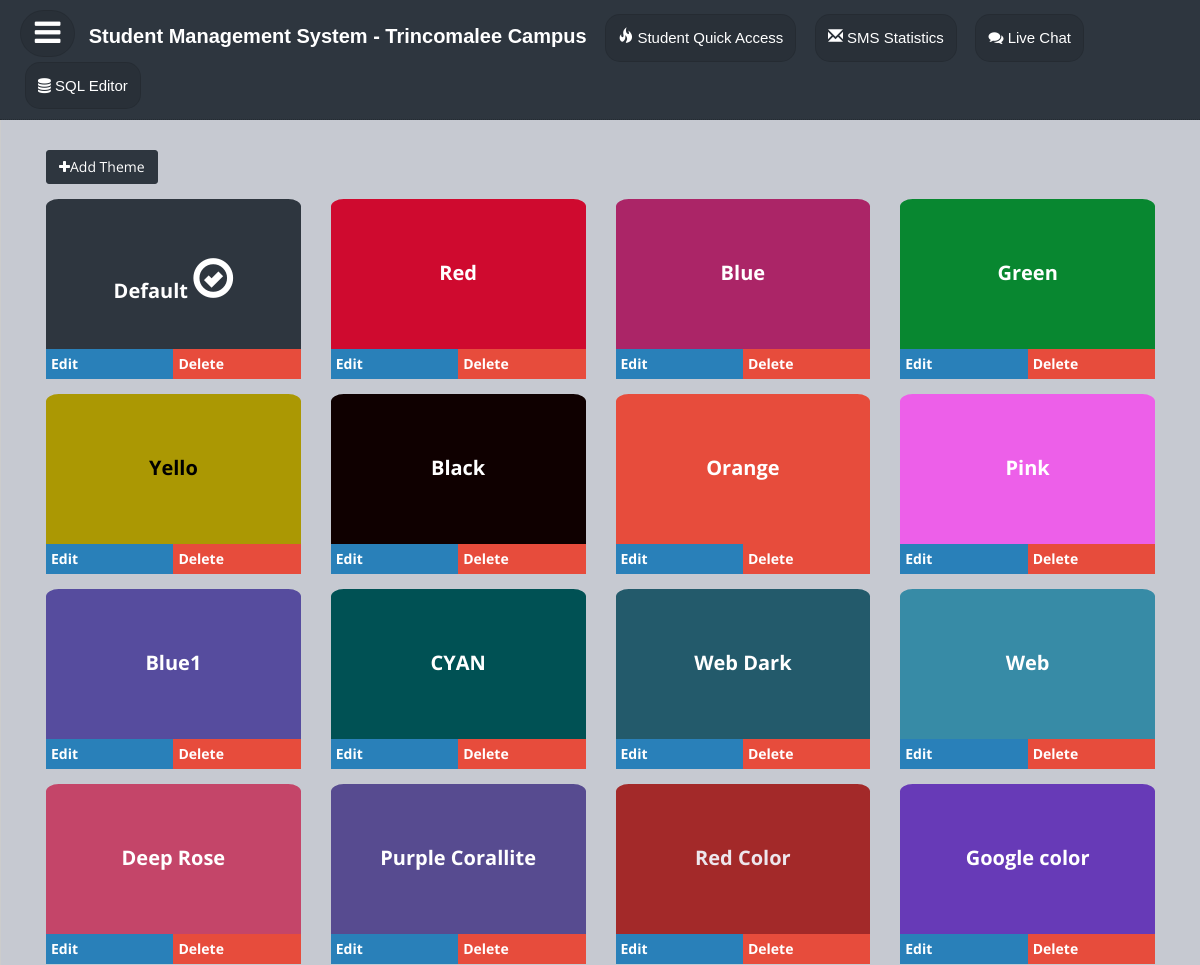
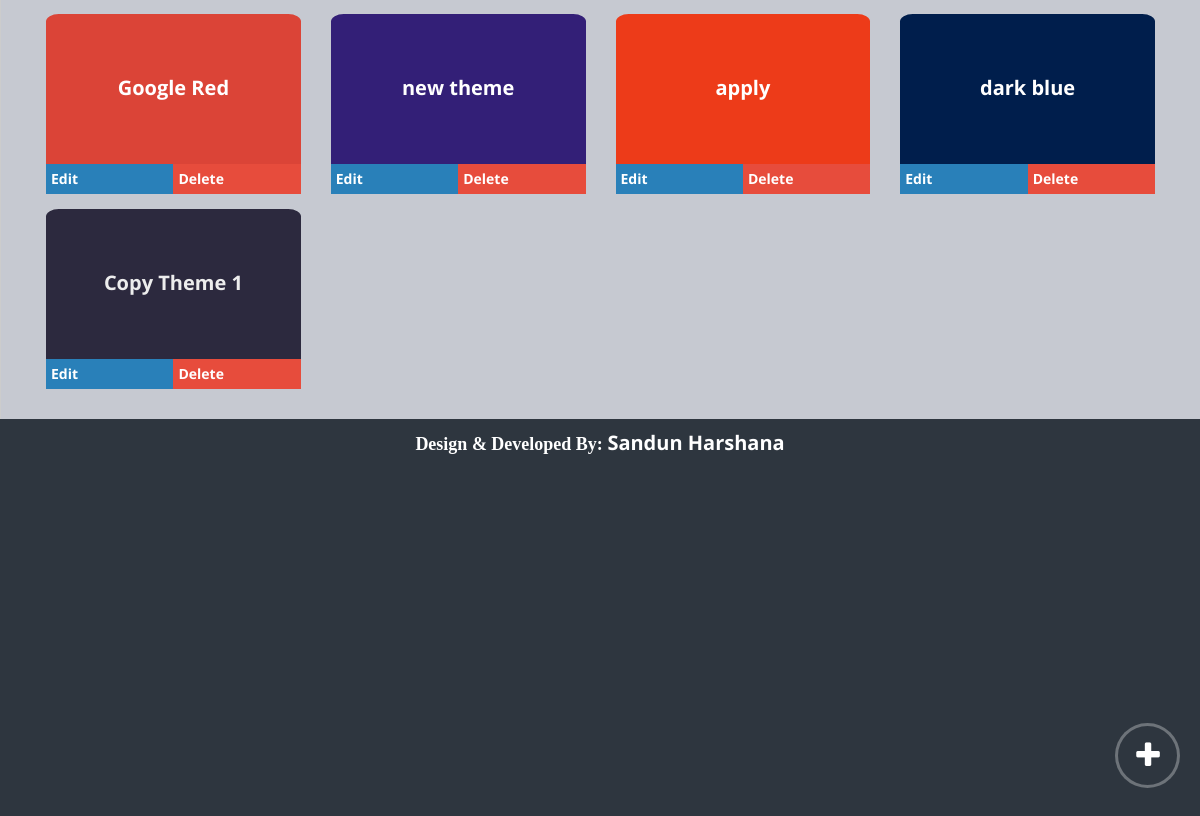
Screenshot of /theme.php (signed in) with the database file from the repository (2 pictures, top to bottom).
### tables this page shows
CREATE TABLE `theme` (
  `id` int(11) NOT NULL,
  `name` text NOT NULL,
  `bg_color` text NOT NULL,
  `sidebar_hover` text NOT NULL,
  `sidebar_list` text NOT NULL,
  `sidebar_list_hover` text NOT NULL,
  `font_color` text NOT NULL,
  `date` date NOT NULL,
  `added_by` int(11) NOT NULL
);

### layout/header.php (called while the page is built)
<?php
include "layout.php";
?>

### theme.php (called while the page is built)
<?php
include "layout/header.php";
include "page/theme/theme.php";
include "layout/footer.php";
?>

### layout/header_script.php (called while the page is built, shortened)
<?php
if( isset($_SESSION['user'])!="" ){
$db=new database();
include 'script/theme/theme.php';
include 'script/user/user.php';
$id=$_SESSION['user'];
$user_ob=new user($id);
$user=$user_ob->get_user_info();
$login_user=$user_ob->get_login_user();
$user_permit=$login_user['permit'];
$theme=new theme();
$theme_info=$theme->get_theme_info();
}
else{
    echo "<script>window.location.href = 'login.php';</script>";
}
?>

### config/connect.php (called while the page is built, shortened)
<?php
class database {
 public $host=db_host;
 public $user=db_user;
 public $pass=db_pass;
 public $db=db_name;
 public $conn;
 public function __construct(){
    $this->set_institute_info();
 }
public function connection(){
     $this->conn =mysqli_connect($this->host,$this->user,$this->pass,$this->db);
     if(!$this->conn){
       echo "Conection failed";
     }
     else return 1;
}
public function select($query){
 return $this->result=mysqli_query($this->conn, $query);
}
public function set_institute_info(){
  $sql="select * from setting";
  $info=$this->get_sql_array($sql);
  $img="upload/custom_content/";
}
public function process_mysql_array($info){
  $res=array();
  $c=0;
  foreach ($info as $key => $value) {
    if($c%2==1)$res[$key]=$value;
    $c++;
  }
  return $res;
}
public function get_sql_array($sql){
  $info=array();
  $res=$this->select($sql);
  while($row=mysqli_fetch_array($res)){
      $sub=$this->process_mysql_array($row);
      array_push($info, $sub);
   }
   return $info;
}
}
?>

### script/user/user.php (called while the page is built, shortened)
<?php
class user {
public $login_user_id;
 public function __construct($id=""){
     $this->login_user_id=$id;
     $this->db=new database();
 }
 public function select($query){
   return $this->result=$this->db->select($query);
  }
public function get_user_info(){
	$info=array();
	$sql="select * from user";
	$res=$this->select($sql);
	while ($row=mysqli_fetch_array($res)) {
		$id=$row['id'];
		$sub=$this->db->process_mysql_array($row);
		$sub['photo_orginal']=$row['photo'];
		$sub['phone']='0'.$sub['phone'];
		$sub['photo']="upload/user_photo/".$sub['photo'];
		$info[$id]=$sub;
	}
	return $info;
}
public function get_login_user(){
	$info=$this->get_user_info();
	return $info[$this->login_user_id];
}
}
?>

### script/theme/theme.php (called while the page is built, shortened)
<?php
class theme {
 public function __construct(){
     $this->db=new database();
 }
 public function select($query){
   return $this->result=$this->db->select($query);
  }
  public function get_theme_info(){
    $info=array();
    $sub=array();
    $sql="select * from theme";
     $res=$this->select($sql);
     while ($row=mysqli_fetch_array($res)) {
      $id=$row['id'];
      $sub['id']=$id;
      $sub['name']=$row['name'];
      $sub['bg_color']=$row['bg_color'];
      $sub['font_color']=$row['font_color'];
      $sub['date']=$row['date'];
      $sub['added_by']=$row['added_by'];
      $info[$id]=$sub;
     }
   return $info;
  }
}
?>

### page/theme/theme.php (the view, shortened to what this page needs)
<button class="btn btn-primary" onclick="add_theme()"><i class="fa fa-plus"></i>Add Theme</button>
<div class="row" style="">
<?php
$uid=$login_user['id'];
$theme=$login_user['theme'];
foreach ($theme_info as $key => $value) {
	$bg_color=$value['bg_color'];
	$font_color=$value['font_color'];
	$name=$value['name'];
	$id=$value['id'];
?>
<form action="" method="post">
	<div class="col-md-3 col-sm-3" style="margin-top: 15px; margin-right: 0px;">
		<div class="theme">
			<div class="header_theme" style="background-color: <?php echo "$bg_color"; ?>; color: <?php echo "$font_color"; ?>"onclick="fun(<?php echo "$uid,$id"; ?>)" >
			<center>
			<?php echo "$name"; ?>
			<?php
           if($theme==$id){
           	?>
           	<span style="font-size: 40px" class="glyphicon glyphicon-ok-circle" aria-hidden="true"></span>
           <?php
			}
			?>
		</center>
			</div>
			<div class="col-md-6 col-sm-6 edit" onclick="edit_theme(<?php echo "$id"; ?>)">Edit</div>
			<div class="col-md-6 col-sm-6 delete">Delete</div>
		</div>
	</div>
</form>
<?php } ?>
</div>

### layout/layout_style.php (shortened to what this page needs)
<?php
include "header_script.php";
?>
<!doctype html>
<html lang="en"><head>
    <?php include 'header_lib.php'; ?>
    <link rel="stylesheet" type="text/css" href="style/stylesheets/theme.css">
</head>
<body class="theme-blue">

### layout/header_lib.php (shortened to what this page needs)
<link rel="stylesheet" type="text/css" href="style/lib/bootstrap/css/bootstrap.css">
<link rel="stylesheet" href="style/lib/font-awesome/css/font-awesome.css">
<link rel="stylesheet" type="text/css" href="http://cdn.datatables.net/plug-ins/3cfcc339e89/integration/bootstrap/3/dataTables.bootstrap.css">
<link rel="stylesheet" type="text/css" href="style/stylesheets/money_recept.css">
<link rel="stylesheet" type="text/css" href="style/css/table.css">

### layout/nev_bar.php (shortened to what this page needs)
<?php
$permit_role=($role<=5)?"techserm":"ins";
$chat_due=$chat->get_chat_last_list($permit_role);
$chat_due=($chat_due==0)?"":"($chat_due)";
?>
 <div class="navbar navbar-default" role="navigation" style="position: auto; border-width: 0px 0px 1px 0px; border-color: rgba(0,0,0,0.2); padding: 10px;" >
        <div class="navbar-headerr"  style="position: auto; border-width: 0px;">
        <ul class="nav navbar-nav navbar-left">
          <span onclick="action_side_bar()" class="sidebar-toggle-action">
          <button  class="btn_nav_toggle"><i class="fa fa-bars" id="icon_div"></i></button>
          </span>
          <a class="" href="index.php"><span class="navbar-brand"  style="color:var(--font-color)"><font class="logo_title"> <?php echo "Student Management System - Trincomalee Campus"; ?></font></span></a>
          <span class="nev_bar_button_area">
           <button onclick="student_info_nav_bar()" class="btn_tab" style="margin-left: 15px;"><span class="glyphicon glyphicon-fire"></span> Student Quick Access</button>
           <button onclick="sms_state_nav()" class="btn_tab" style="margin-left: 15px;"><span class="glyphicon glyphicon-envelope"></span> SMS Statistics</button>
           <button onclick="live_chat_nav()" class="btn_tab" style="margin-left: 15px;"><i class="fa fa-comments"></i> Live Chat <b><?php echo "$chat_due"; ?></b></button>
           <button onclick="sql_editor()" class="btn_tab" style="margin-left: 15px;"><span class="fa fa-database"></span> SQL Editor</button>
          </span>
        </ul>
        </div>
</div>
<link rel="stylesheet" type="text/css" href="style/css/nav_bar.css">

### layout/side_bar.php (shortened to what this page needs)
<div style="background-color:rgb(167, 230, 67); height: 100%; position: absolute;">
    <div class="sidebar-nav" style="">
        <?php
$user_name=$login_user['uname'];
$user_email=$login_user['email'];
$id=$login_user['id'];
$user_name=$id_card->make_string($user_name,20);
$user_email=$id_card->make_string($user_email,20);
?>
            <ul class="side_bar_ul">
                <li class="side-user" style="">
                    <div class="user-head">
                        <div>
                            <a class="inbox-avatar" style="border-radius: 0%" href="user_info.php?user_id=<?php echo " $id "; ?>">
    </a>
                            <div class="user-name" style="">
                                <h5><a href="user_info.php?user_id=<?php echo "$id"; ?>"><?php echo "$user_name"; ?></a></h5>
                                <span><a href="user_info.php?user_id=<?php echo "$id"; ?>"><?php echo "$user_email"; ?></a></span>
                            </div>
                        </div>
                    </div>
                </li>
                <li><a href="index.php" class="nav-header"><i class="fa fa-fw fa-dashboard side_bar_icon"></i> Dashboard</a></li>
                <li><a href="javascript:void(0)" data-target=".legal-menu_s" class="nav-header collapsed" data-toggle="collapse"><i class="fa fa-mortar-board side_bar_icon"></i> Students<i class="fa fa-collapse"></i></a></li>
                <?php if($user_permit<8){ ?>
                    <li><a href="batch_list.php" class="nav-header"><i class="fa fa-outdent  side_bar_icon"></i> Batch</a></li>
                    <li><a href="program_list.php" class="nav-header"><i class="fa fa-renren side_bar_icon"></i> Program</a></li>
                    <li><a href="subject_list.php" class="nav-header"><i class="fa fa-fw fa-book side_bar_icon"></i> Subject</a></li>
                    <li><a href="javascript:void(0)" data-target=".result" class="nav-header collapsed" data-toggle="collapse"><i class="fa fa-th-list side_bar_icon"></i> Exam<i class="fa fa-collapse"></i></a></li>
                    <li><a href="javascript:void(0)" data-target=".notice" class="nav-header collapsed" data-toggle="collapse"><i class="fa fa-bullhorn side_bar_icon"></i> Notice<i class="fa fa-collapse"></i></a></li>
                    <li><a href="javascript:void(0)" data-target=".user" class="nav-header collapsed" data-toggle="collapse"><i class="fa fa-fw fa-user side_bar_icon"></i> User<i class="fa fa-collapse"></i></a></li>
                    <li><a href="javascript:void(0)" data-target=".account" class="nav-header collapsed" data-toggle="collapse"><i class="fa fa-rupee side_bar_icon"></i> Account<i class="fa fa-collapse"></i></a></li>
                    <li><a href="javascript:void(0)" data-target=".report" class="nav-header collapsed" data-toggle="collapse"><i class="fa fa-file-text-o side_bar_icon"></i> Report<i class="fa fa-collapse"></i></a></li>
                    <li><a href="javascript:void(0)" data-target=".sms" class="nav-header collapsed" data-toggle="collapse"><i class="fa fa-envelope-o side_bar_icon"></i> SMS<i class="fa fa-collapse"></i></a></li>
                    <li><a href="javascript:void(0)" data-target=".setting" class="nav-header collapsed" data-toggle="collapse"><i class="fa fa-cogs side_bar_icon"></i> Setting<i class="fa fa-collapse"></i></a></li>
                    <?php } ?>
            </ul>
    </div>
</div>

### layout/layout.php (shortened to what this page needs)
<?php
include "layout_style.php";
include "nev_bar.php";
include "side_bar.php";
?>
<div id="content" class="content">
	<div class="main-content" style="padding-bottom: 30px;margin-top: 15px;" >
		<?php
  			include "bubble.php";
 		?>

### layout/bubble.php (shortened to what this page needs)
<div class="containerr" style="">
	<div class="row" style="">
		        <div id="inbox" >
          <div style="position: fixed;" class="fab btn-group show-on-hover dropup">
          <div data-toggle="tooltip" data-placement="left" title="Select Option" style="margin-left: 42px;">
          <button type="button" class="btn btn-danger btn-io dropdown-toggle" data-toggle="dropdown"  style="">
            <span class="fa-stack fa-2x">
                <i class="fa fa-circle fa-stack-2x fab-backdrop"></i>
                <i class="fa fa-plus fa-stack-1x fa-inverse fab-primary"></i>
            </span>
          </button></div>
        </div>
        </div>
	</div>
</div>

### layout/footer.php (shortened to what this page needs)
</div>
</div>
<div class="footer-style custom_footer">
                <center>Design & Developed By: <a class="a_footer" href="https://github.com/amirhamza05/Student-Management-System">Sandun Harshana</a></center>
</div>
</body></html>

### style/stylesheets/theme.css (style rules this page uses)
body { background: var(--bg-color); background-position: initial initial; background-repeat: initial initial; margin: 0px; padding: 0px; }
body, h1, h2, h3, h4, h5, h6, p, a, .h1, .h2, .h3, .h4, .h5, .h6 { font-family: 'Open Sans', helvetica, arial, sans-serif; }
.navbar { -webkit-box-shadow: 0px 0px 3px var(--bg-color); -moz-box-shadow: 0px 0px 3px var(--bg-color); box-shadow: 0px 0px 3px var(--bg-color); padding: 0em 1em; margin: 0px; -webkit-border-radius: 0px; -moz-border-radius: 0px; border-radius: 0px; -moz-background-clip: padding; -webkit-background-clip: padding-box; background-clip: padding-box; border: 0px; border-bottom: none; color: var(--font-color); }
.content { padding: 15px 45px 0px 45px; position: relative; }
.content,.content_with_sidebar { min-height: 800px; background: #C6C9D1; border-left: 1px solid #cccccc; transition: 0.6s; }
.btn { -webkit-border-radius: 3px; -moz-border-radius: 3px; border-radius: 3px; }
.btn-primary { background-color: var(--bg-color); background-image: -webkit-gradient(linear, 0 0, 0 100%, from(var(--bg-color)), to(var(--bg-color))); border: 1px solid var(--bg-color); font-weight: normal; }
.btn-danger { background-color: var(--bg-color); background-image: -webkit-gradient(linear, 0 0, 0 100%, from(var(--bg-color)), to(var(--bg-color))); border: 1px solid var(--bg-color); font-weight: normal; }
.theme-blue .navbar { background: var(--bg-color); border-width: 1px; border-style: dotted; border-color: #1F262D; color: #000000; padding: 5px; }

### style/css/nav_bar.css (style rules this page uses)
.dropdown-toggle { background-color: rgba(0,0,0.1,0.1)!important; color: var(--font-color)!important; padding: 12px; border-radius: 15px; margin-left: 5px; border: 1px solid rgba(0,0,0.1,0.1); font-size: 15px; font-family: "Trebuchet MS", Helvetica, sans-serif; }
.btn_nav_toggle { background-color: rgba(0,0,0.1,0.1); color: var(--font-color); width: 55px; height: 47px; border-radius: 120px; margin-left: 5px; border: 1px solid rgba(0,0,0.1,0.1); font-size: 30px; font-family: "Trebuchet MS", Helvetica, sans-serif; }
.btn_tab { background-color: rgba(0,0,0.1,0.1); color: var(--font-color); padding: 12px; border-radius: 15px; margin-left: 5px; border: 1px solid rgba(0,0,0.1,0.1); font-size: 15px; font-family: "Trebuchet MS", Helvetica, sans-serif; }
.logo_title { font-family: Verdana, Geneva, sans-serif ; }

### style/stylesheets/custom.css (style rules this page uses)
.footer-style { background-color: var(--bg-color); padding: 15px; font-family: sans-serif; font-size: 15px; color: var(--font-color); }
.sidebar-toggle-action { color: var(--font-color); font-size: 28px; display: inline-block; padding-left: 5px; cursor: pointer; transition: 0.5s; }
.user-head .inbox-avatar { float: left; width: 65px; }
.user-head .user-name { display: inline-block; margin: 0 0 0 0px; }
.user-head .user-name h5 { font-size: 14px; font-weight: 300; margin-bottom: 0; margin-top: 15px; }
.user-head .user-name h5 a { color: #fff; }
.user-head .user-name span a { color: #87e2e7; font-size: 12px; }
.side-user { display: block; width: 100%; padding: 15px; border-top: none !important; border-bottom: 1px solid rgba(0,0,0,0.1); text-align: center; height: 90px; overflow: hidden; }
.sidebar-nav { width: 240px; position: absolute; overflow: hidden; float: left; border-top: none; border-left: none; margin: 0em; }
.sidebar-nav ul { list-style: none; padding-left: 0px; overflow: hidden; }
.sidebar-nav .nav-header { border-bottom: 1px solid rgba(0,0,0,0.1); background: var(--bg-color); border-left: 0px; color: var(--font-color); display: block; font-weight: normal; font-size: 1em; line-height: 2.6em; padding: .50em .5em .5em 1em; margin-bottom: 0px; text-transform: none; }

### layout/side_bar.php (style rules this page uses)
.side_bar_ul a { text-decoration: none; }
.side_bar_ul { color: var(--font-color); opacity: 0.9; }

### page/theme/theme_list.php (style rules this page uses)
.header_theme { height: 150px; padding-top: 60px; font-weight: bold; cursor: pointer; font-size: 20px; border-radius: 100%; }
.edit { background-color:rgb(65, 207, 52); }
.delete { background-color:rgb(231, 143, 60); }
.edit,.delete,.active { padding: 5px; cursor: pointer; font-weight: bold; color: #ffffff; }

### layout/bubble.php (style rules this page uses)
.fab { cursor: pointer; }
.fab-backdrop { color: rgba(255, 255, 255, 0); }
.fab-primary, .fab-secondary { transition: all 0.35s ease-in-out; }
#inbox .show-on-hover { position: absolute; bottom: 40px; right: 20px; }
#inbox .btn-io { height: 65px; width: 65px; padding: 0 !important; border: 3px solid rgba(255,255,255,0.3); border-radius: 100%; }

### rows the page displays
theme: name "Default"
theme: name "Red"
theme: name "Blue"
theme: name "Green"
theme: name "Yello"
theme: name "Black"
theme: name "Orange"
theme: name "Pink"
theme: name "Blue1"
theme: name "CYAN"
theme: name "Web Dark"
theme: name "Web"
theme: name "Deep Rose"
theme: name "Purple Corallite"
theme: name "Red Color"
theme: name "Google color"
theme: name "Google Red"
theme: name "new theme"
theme: name "apply"
theme: name "dark blue"
theme: name "Copy Theme 1"
